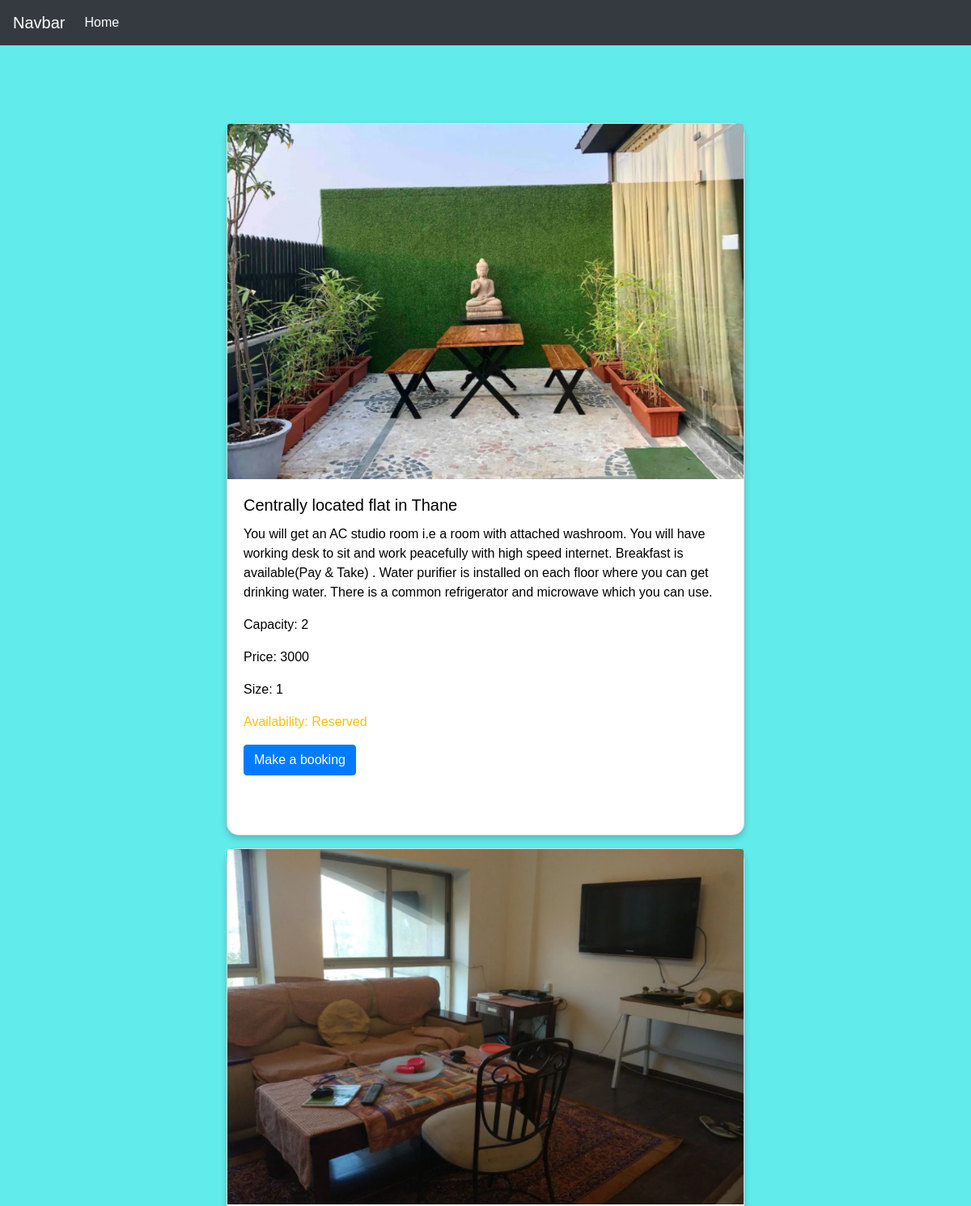
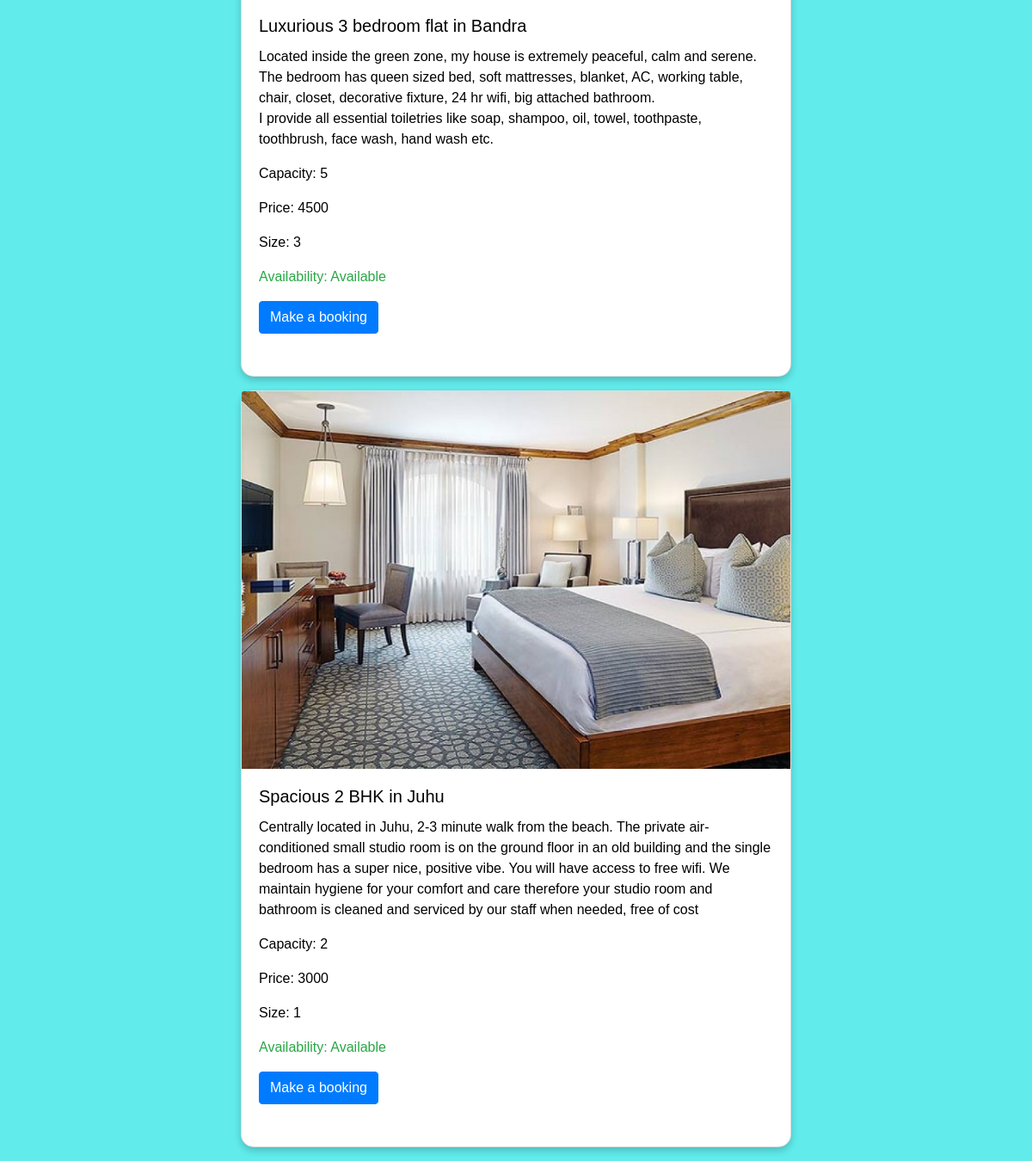
Screenshot of /view/mumbai (signed in) with the database file from the repository (2 pictures, top to bottom).
### website/models.py (models this page shows, shortened)
class Room(models.Model):
    HOUSE_STATUS=(
        ('r', 'Reserved'),
        ('a', 'Available'),
        ('m', 'On maintainence'),
     )
    size = models.IntegerField(blank=False, null = False)
    address = models.TextField(blank=False, null = False)
    capacity = models.TextField(blank=False, null = False)
    city=models.CharField(choices=CITY_CHOICES,max_length=10,default="Pune")
    cost = models.TextField(blank=False, null = False)
    name = models.CharField(max_length=250,default = "Room name")
    description = models.TextField(max_length=800, default="Sample description")
    email = models.ForeignKey(CustomUser, on_delete=models.CASCADE)
    image = models.ImageField(upload_to='images',default='images/default_room.jpg',blank=True)
    start_date = models.DateTimeField(default=timezone.now,blank=True)
    end_date = models.DateTimeField(default=timezone.now,blank=True)
    status = models.CharField(
        max_length=1,
        choices=HOUSE_STATUS,
        blank=True,
        default='a',
        help_text='Room availability',
    )
    class Meta:
        ordering = ['name']
    def get_absolute_url(self):
        return reverse('room-detail', args=[str(self.id)])

### website/views.py (the view)
# urls.py: path('view/mumbai', views.mumbai_view,name='houses'),
@login_required
def mumbai_view(request):
    house_list=Room.objects
    rooms=Room.objects.filter(city="Mumbai")
    return render(request, 'rooms2.html', {'rooms':rooms})

### website/templates/rooms2.html (shortened to what this page needs)
{% load static %}
<!DOCTYPE html>
<html lang="en">
  <head>
     <link rel="stylesheet" href="https://maxcdn.bootstrapcdn.com/bootstrap/4.0.0/css/bootstrap.min.css">
     <link rel="stylesheet" href="https://stackpath.bootstrapcdn.com/bootstrap/4.5.2/css/bootstrap.min.css">
    <link rel="stylesheet" href= "{% static 'css/indexstyle.css' %}">
  </head>
  <body>
    <nav class="navbar navbar-expand-lg navbar-dark bg-dark">
        <a class="navbar-brand" href="#">Navbar</a>
        <div class="collapse navbar-collapse" id="navbarNavAltMarkup">
          <div class="navbar-nav">
            <a class="nav-link active" href="/home">Home <span class="sr-only">(current)</span></a>
          </div>
        </div>
      </nav>
    <div class="row">
        <div class="col-lg">
        </div>
        <div class="col-lg">
            <div class="xyz">
                {% for room in rooms %}
                <div class="card mb-3" style="width:40rem; height: 55rem;">
                    <img src="{{MEDIA_URL}}{{ room.image.url }}" class="card-img-top" alt="..." style="height: 50%;">
                    <div class="card-body">
                      <h5 class="card-title" style="color: black;">{{ room.name }}</h5>
                      <p class="card-text" style="color: black;">{{ room.description|linebreaksbr }}</p>
                      <p class="card-text" style="color: black;">Capacity: {{room.capacity}} </p>
                      <p class="card-text" style="color: black;">Price: {{room.cost}} </p>
                      <p class="card-text" style="color: black;">Size: {{room.size}} </p>
                      <p class="{% if room.status == 'a' %}text-success{% elif room.status == 'm' %}text-danger{% else %}text-warning{% endif %}" style="color: black;">Availability: {{room.get_status_display}} </p>
                      <a href="{{room.get_absolute_url}}" class="btn btn-primary">Make a booking</a>
                    </div>
                  </div>
                  {% endfor %}
            </div>
        </div>
        <div class="col-lg">
        </div>
    </div>
    </body>
    </html>

### static/css/indexstyle.css (style rules this page uses)
.navbar { transition: all 0.4s; }
.navbar .nav-link { color: #fff; }
.navbar .navbar-brand { color: #fff; }
.card { box-shadow: 0 4px 8px 0 rgba(0,0,0,0.2); transition: 0.3s; border-radius: 15px; height: 350px; }
* { margin: 0; padding: 0; color: #d9d9d9; box-sizing: border-box; font-family: 'Poppins', sans-serif; }

### website/templates/rooms2.html (style rules this page uses)
body { background-color: rgb(97, 235, 235); }
.xyz { padding-top: 15%; }

### rows the page displays
Room: image (picture), name "Centrally located flat in Thane", description "You will get an AC studio room i.e a room with attached washroom. You will have working desk to sit and work peacefully with high speed internet. Breakfast is available(Pay & Take) . Water purifier is installed on each floor where you can get drinking water. There is a common refrigerator and microwave which you can use.", capacity "2", cost "3000", size "1", status "Reserved"
Room: image (picture), name "Luxurious 3 bedroom flat in Bandra", description "Located inside the green zone, my house is extremely peaceful, calm and serene. The bedroom has queen sized bed, soft mattresses, blanket, AC, working table, chair, closet, decorative fixture, 24 hr wifi, big attached bathroom. I provide all essential toiletries like soap, shampoo, oil, towel, toothpaste, toothbrush, face wash, hand wash etc.", capacity "5", cost "4500", size "3", status "Available"
Room: image (placeholder picture), name "Spacious 2 BHK in Juhu", description "Centrally located in Juhu, 2-3 minute walk from the beach. The private air-conditioned small studio room is on the ground floor in an old building and the single bedroom has a super nice, positive vibe. You will have access to free wifi. We maintain hygiene for your comfort and care therefore your studio room and bathroom is cleaned and serviced by our staff when needed, free of cost", capacity "2", cost "3000", size "1", status "Available"
